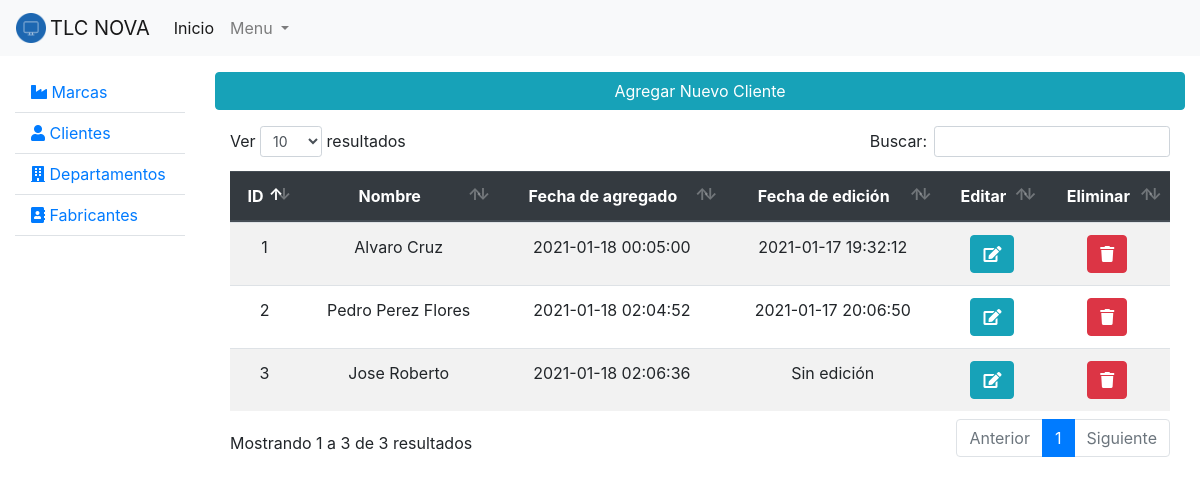
Page /vistas/clientes/listarClientes.php on the committed database.
### tables this page shows
CREATE TABLE `clientes` (
  `idcliente` int(11) NOT NULL,
  `nombre` varchar(45) DEFAULT NULL,
  `update` datetime DEFAULT NULL,
  `create` timestamp NULL DEFAULT NULL,
  `delete` datetime DEFAULT NULL
);

### config/db/clientes/functions.php (called while the page is built, shortened)
<?php
function listarClientes(){
    $respuesta = [];
    $query = "SELECT * FROM clientes WHERE `delete` is null";
    $conexion = connect();
    if( $resultado = mysqli_query($conexion,$query) ){
        while($fila = mysqli_fetch_assoc($resultado)){
            array_push($respuesta, $fila);
        }
    }
    return $respuesta;
}

### vistas/clientes/listarClientes.php (the view, shortened to what this page needs)
<?php
include '../../config/db/clientes/functions.php';
$clientes = listarClientes();
?>
<!doctype html>
<html lang="es">
<head>
    <?php
    include '../../components/head.php';
    ?>
</head>
<body>
<?php
include '../../components/menu.php';
?>
<div class="container-fluid">
    <div class="row">
        <?php include "../../components/sidebar.php"?>
        <div class="col">
            <div class="table-responsive">
                <a href="<?php echo URL; ?>vistas/clientes/agregarCliente.php" class="btn btn-info btn-block mt-3 mb-3"> Agregar Nuevo Cliente </a>
<?php if( count($clientes) > 0 ){0?>
                <table id="tablaClientes" class="table table-hover table-striped text-center">
                    <thead class="thead-dark">
                    <tr>
                        <th>ID</th>
                        <th>Nombre</th>
                        <th>Fecha de agregado</th>
                        <th>Fecha de edición</th>
                        <th>Editar</th>
                        <th>Eliminar</th>
                    </tr>
                    </thead>
                    <tbody>
                    <?php
                    foreach ($clientes as $cliente){
                        $ultimaEdicion = $cliente["update"] == "" ? "Sin edición" : $cliente["update"];
                        ?>
                        <tr>
                            <td><?=$cliente["idcliente"];?></td>
                            <td><?=$cliente["nombre"];?></td>
                            <td><?=$cliente["create"];?></td>
                            <td><?=$ultimaEdicion;?></td>
                            <td><button onclick="editaCliente(<?php echo $cliente['idcliente']; ?>, '<?php echo $cliente['nombre'] ?>')" class="btn btn-info"><i class="fas fa-edit"></i></button></td>
                            <td><button onclick="eliminaClientes(<?php echo $cliente['idcliente']; ?>, '<?php echo $cliente['nombre'] ?>');" class="btn btn-danger"><i class="fas fa-trash"></i></button></td>
                        </tr>
                        <?php
                    }
                    ?>
                    </tbody>
                </table>
            </div>
        </div>
    </div>
</div>
<?php
        }else{
    echo '<div class="alert alert-danger" role="alert">
                    Aún no hay clientes registrados
                  </div>';
}
?>
</body>
</html>

### rows in the picture
clientes: idcliente "1", nombre "Alvaro Cruz", create "2021-01-18 00:05:00", update "2021-01-17 19:32:12"
clientes: idcliente "2", nombre "Pedro Perez Flores", create "2021-01-18 02:04:52", update "2021-01-17 20:06:50"
clientes: idcliente "3", nombre "Jose Roberto", create "2021-01-18 02:06:36", update "Sin edición"
